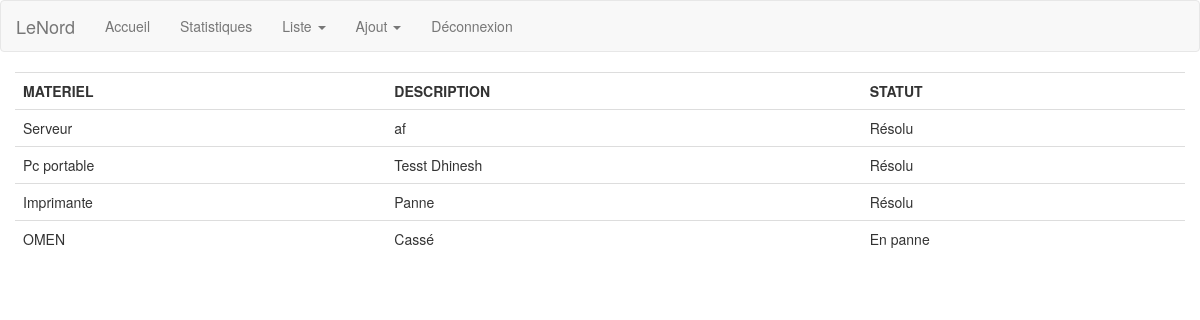
Screenshot of /materielList.php (signed in) with the database file from the repository.
### tables this page shows
CREATE TABLE `materiel` (
  `id_mat` int(11) NOT NULL,
  `nom_mat` text NOT NULL
);

CREATE TABLE `incidents` (
  `id_incident` int(11) NOT NULL,
  `id_service` int(11) NOT NULL,
  `id_materiel` int(11) NOT NULL,
  `id_statut` int(11) NOT NULL,
  `description` text NOT NULL,
  `date_auj` date NOT NULL
);

CREATE TABLE `status` (
  `id_status` int(11) NOT NULL,
  `nom_status` text NOT NULL
);

### manager.php (called while the page is built, shortened)
<?php
require_once 'connexion.php';
function getAllMateriel(){
  global $pdo;
  $requete = 'SELECT *  FROM materiel ' ;
  $prep = $pdo->prepare($requete);
  $prep->execute();
  return $prep->fetchAll();
}
function getDetailMateriel(){
  global $pdo;
  $requete = 'SELECT  *  FROM materiel,incidents,status
  WHERE incidents.id_materiel=materiel.id_mat AND incidents.id_statut=status.id_status';
  $prep = $pdo->prepare($requete);
  $prep->execute();
  return $prep->fetchAll();
}
?>

### materielList.php (the view, shortened to what this page needs)
<?php
require_once 'manager.php';
require_once 'header.php';
    ?>
<!DOCTYPE html>
<html>
<head>
</head>
<body>
	<div class="container">
		<div class="row">
			<div class="col">
				<table class="table">
  <th>MATERIEL</th>
  <th>DESCRIPTION</th>
  <th>STATUT</th>
  <tr >
  	<?php
  	 $materiaux = getAllMateriel();
     $incidents = getDetailMateriel();
  	 foreach ($materiaux as $materiel ) :?>
<td ><?php echo $materiel->nom_mat; ?></</td>
<?php foreach ($incidents as $incident )
  if($incident->nom_mat ==$materiel->nom_mat && $incident->id_mat == $materiel->id_mat){
  echo "<td>" .  $incident->description . "</td>";
  echo "<td>" .  $incident->nom_status . "</td>";
}
?>
</tr>
      <?php   endforeach ?>
  </table>
			</div>
		</div>
	</div>
</body>
</html>

### css/style.css (style rules this page uses)
body { min-width:200px; margin: 0 auto; font-family: 'Raleway', sans-serif; background-color: white; background-size: cover; background-attachment:fixed; }

### rows the page displays
materiel: nom_mat "Serveur"
incidents: description "af", id_statut.nom_status "Résolu"
materiel: nom_mat "Pc portable"
incidents: description "Tesst Dhinesh", id_statut.nom_status "Résolu"
materiel: nom_mat "Imprimante"
incidents: description "Panne", id_statut.nom_status "Résolu"
materiel: nom_mat "OMEN"
incidents: description "Cassé", id_statut.nom_status "En panne"
